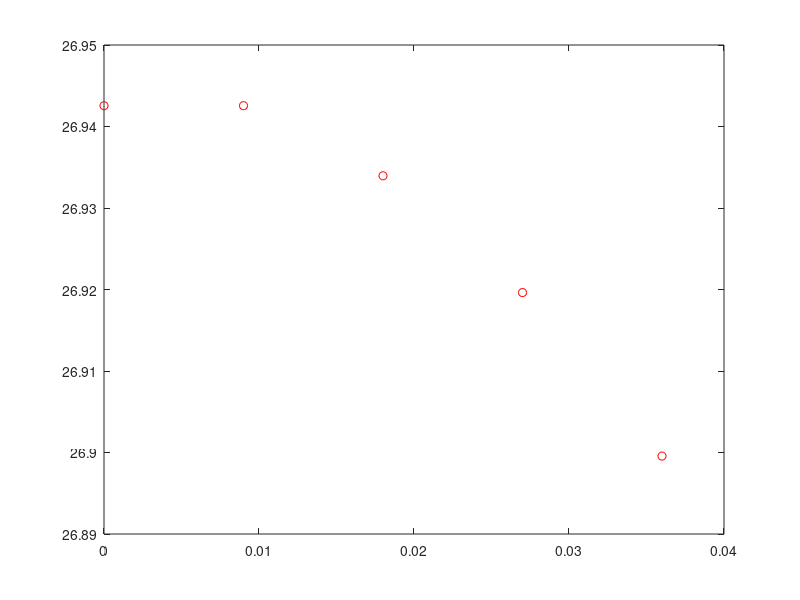

Source code (MATLAB):
%% Biological and Agricultural Engineering Department
% Modeling and Analysis of Physical and Biological Processes: EBS 270
% Homework No. 4 - Due Date: Jun 06, 2019
% Student: Guilherme De Moura Araujo

clear all; clc;
%%
T_Harvest = 26.7; % Ambiente Temperature at Harvest, (oC)
T_Storage = 3; % Storage temperature (oC)
rho = 998; % Density of orange (km/m3)
cp = 3900; % Specific heat of orange (J/kg/oC)
%a = 0.036; % Radius of fruit (m)
a0 = 4.71;
a1 = 3.55;
%A = a0 + a1*T; % Heat production due to respiration (J/(s-m3))
k = 0.47; % Thermal Conductivity of the fruit (W/m/oC)
h = 6; % Convective heat transfer coefficient at the fruit surface (W/m2/oC)
w = sqrt(a1/k);
he = h-k/0.036;
beta = (a0+a1*T_Harvest)/k;
u1 = 0.0;%13;
Q = beta*0.036;
G = -w^2;
L = 0.036/4;

a = 1/L+G*L/3;
b = 1/L+G*L/6;

K = [2*a -b 0 0;
    -b 2*a -b 0;
    0 -b 2*a -b;
    0 0 -b a+he/k];

for i=0:4
    R(i+1) = i*0.036/4;
end
M = [1 4 1 0; 1 4 1 0; 0 1 4 1; 0 0 1 2];
%S = beta*L/6*(M*[R(2);R(3);R(4);R(5)]);
S = beta*L*[(R(1)+R(3))/6+2*R(2)/3+b*u1;(R(2)+R(4))/6+2/3*R(3);(R(3)+R(5))/6+2/3*R(4);R(4)/6+R(5)/3];
U = inv(K)*S;
R2 = R(2:end)';
UR = U./R2;
T = UR+T_Harvest;
%%
% alpha = -(a0 + a1*T_Harvest)/a1;
% A = -(alpha*(k+he*0.036))/(he*sin(w*0.036)+k*w*cos(w*0.036));
% T(1) = A*w-((a0+a1*T_Harvest)/a1)+T_Harvest;
% for i=2:5
%     T(i) = UR(i-1)+T_Harvest;
% end
plot(R(2:end),T,'ro');
% T2(1) = A*w-((a0+a1*T_Harvest)/a1)+T_Harvest;
% for i=1:4
%     T2(i+1) = T(i);
% end
%%
R(1) = 0;
for i=1:4
    R(i+1) = i*0.036/4;
    T(i+1) = U(i)/R(i+1)+T_Harvest;
end

%%
plot(0:0.036/4:0.036,T,'ro');
hold on;
%plot(0:.036/36:0.036,T_H,'b--');